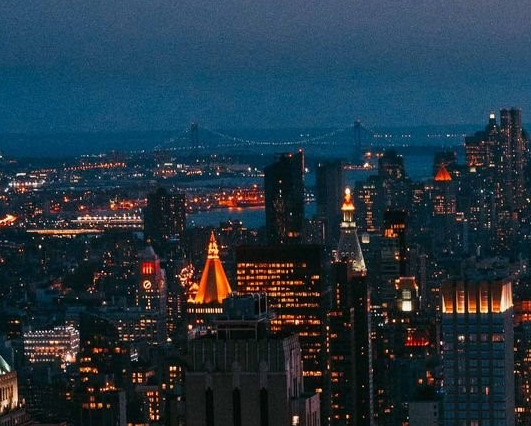
#> input picture Image Processing/imageproc.png, 531 x 426 px, found by its file name
$ python cropImage.py
#> lines starting #> are read from the running program, lines starting #| are printed output that depends on the picture
from PIL import Image
image=Image.open("E:/python programs/Image Processing/imageproc.png")
#> image is the input picture: PIL image 531x426 RGBA; mean R, G, B, A 35.1, 53.3, 65.9, 255
image.show()
box=(50,50,250,250) #left,upper,right,lower
crop_img=image.crop(box)
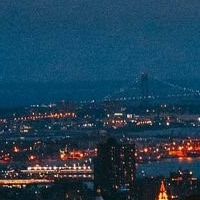
#> crop_img: PIL image 200x200 RGBA; mean R, G, B, A 31, 63.8, 85.2, 255
crop_img.show()
